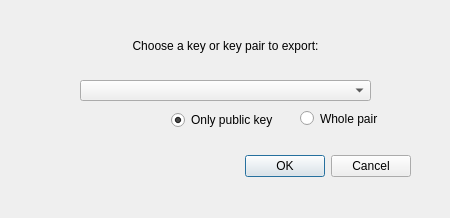
<?xml version="1.0" encoding="UTF-8"?>
<ui version="4.0">
 <class>ExportKeyDialog</class>
 <widget class="QDialog" name="ExportKeyDialog">
  <property name="geometry">
   <rect>
    <x>0</x>
    <y>0</y>
    <width>450</width>
    <height>218</height>
   </rect>
  </property>
  <property name="windowTitle">
   <string>Export Key</string>
  </property>
  <widget class="QDialogButtonBox" name="buttonBox">
   <property name="geometry">
    <rect>
     <x>70</x>
     <y>150</y>
     <width>341</width>
     <height>32</height>
    </rect>
   </property>
   <property name="orientation">
    <enum>Qt::Horizontal</enum>
   </property>
   <property name="standardButtons">
    <set>QDialogButtonBox::Cancel|QDialogButtonBox::Ok</set>
   </property>
  </widget>
  <widget class="QRadioButton" name="publicRadioButton">
   <property name="geometry">
    <rect>
     <x>171</x>
     <y>110</y>
     <width>111</width>
     <height>20</height>
    </rect>
   </property>
   <property name="text">
    <string>Only public key</string>
   </property>
   <property name="checked">
    <bool>true</bool>
   </property>
  </widget>
  <widget class="QLabel" name="label">
   <property name="geometry">
    <rect>
     <x>130</x>
     <y>30</y>
     <width>191</width>
     <height>31</height>
    </rect>
   </property>
   <property name="layoutDirection">
    <enum>Qt::LeftToRight</enum>
   </property>
   <property name="text">
    <string>Choose a key or key pair to export:</string>
   </property>
   <property name="alignment">
    <set>Qt::AlignCenter</set>
   </property>
  </widget>
  <widget class="QRadioButton" name="pairRadioButton">
   <property name="geometry">
    <rect>
     <x>300</x>
     <y>110</y>
     <width>82</width>
     <height>17</height>
    </rect>
   </property>
   <property name="text">
    <string>Whole pair</string>
   </property>
  </widget>
  <widget class="QComboBox" name="comboBox">
   <property name="geometry">
    <rect>
     <x>80</x>
     <y>80</y>
     <width>291</width>
     <height>21</height>
    </rect>
   </property>
  </widget>
 </widget>
 <resources/>
 <connections>
  <connection>
   <sender>buttonBox</sender>
   <signal>accepted()</signal>
   <receiver>ExportKeyDialog</receiver>
   <slot>accept()</slot>
   <hints>
    <hint type="sourcelabel">
     <x>248</x>
     <y>254</y>
    </hint>
    <hint type="destinationlabel">
     <x>157</x>
     <y>274</y>
    </hint>
   </hints>
  </connection>
  <connection>
   <sender>buttonBox</sender>
   <signal>rejected()</signal>
   <receiver>ExportKeyDialog</receiver>
   <slot>reject()</slot>
   <hints>
    <hint type="sourcelabel">
     <x>316</x>
     <y>260</y>
    </hint>
    <hint type="destinationlabel">
     <x>286</x>
     <y>274</y>
    </hint>
   </hints>
  </connection>
 </connections>
</ui>
